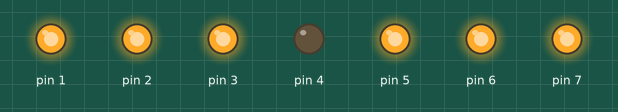
This sketch was run on a simulated Arduino Uno, built with avr-gcc and run on an emulated ATmega328P. On the bench: output pins drawn as LEDs (lit = HIGH).

Above: at 0.5 s.
At 1.5 s:
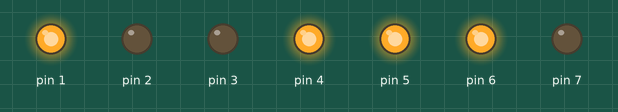
At 2.5 s:
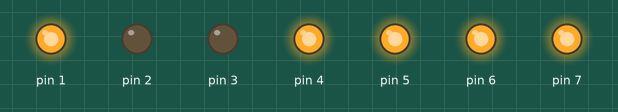
At 3.5 s:
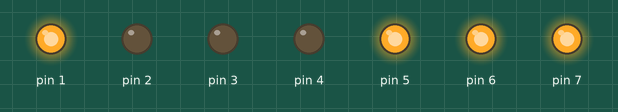
At 4.5 s:
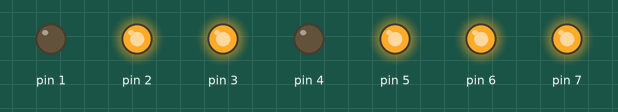
At 7.5 s:
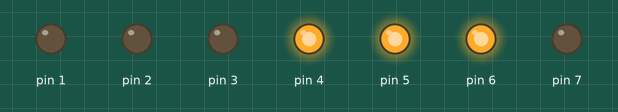
Timing chart, 0 to 9.2 s (numbered marks = the images above):
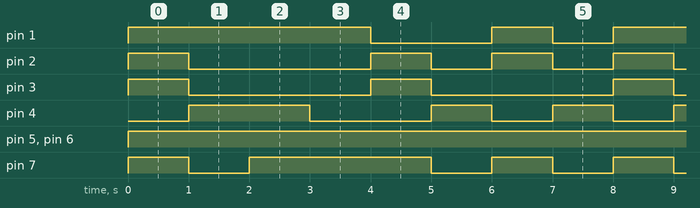

Measured:
- by itself, pin 1: repeats every 8.0 s: LOW 2.0 s, HIGH 1.0 s, LOW 1.0 s, HIGH 4.0 s
- by itself, pin 2: repeats every 8.0 s: LOW 3.0 s, 2 × (HIGH 1.0 s, LOW 1.0 s), HIGH 1.0 s
- by itself, pin 3: alternates HIGH for 1.0 s and LOW for 3.0 s
- by itself, pin 4: repeats every 8.0 s: LOW 2.0 s, 2 × (HIGH 1.0 s, LOW 1.0 s), HIGH 2.0 s
- by itself, pin 5, pin 6: LOW → HIGH at 0.00 s
- by itself, pin 7: repeats every 8.0 s: LOW 1.0 s, HIGH 3.0 s, 2 × (LOW 1.0 s, HIGH 1.0 s)

The sketch:

Alephabet.ino
```cpp
int sequence[][7] = {
  {1, 1, 1, 0, 1, 1, 1}, //a
  {1, 0, 0, 1, 1, 1, 0}, //c
  {1, 0, 0, 1, 1, 1, 1}, //e
  {1, 0, 0, 0, 1, 1, 1}, //f
  {0, 1, 1, 0, 1, 1, 1}, //h
  {0, 0, 0, 1, 1, 1, 0}, //l
  {1, 1, 0, 0, 1, 1, 1}, //p

};
void printNumber(int number) {
  for (int i = 0; i < 7; i++) {
    digitalWrite(1 + i, sequence[number][i]);
  }
}
void setup() {
  for (int i = 1; i < 8; i++)
  {
    pinMode(i, OUTPUT);
  }
}

void loop() {
  for (int i = 0; i < 8; i++)
  {
    printNumber(i);
    delay(1000);
  }

}
```
